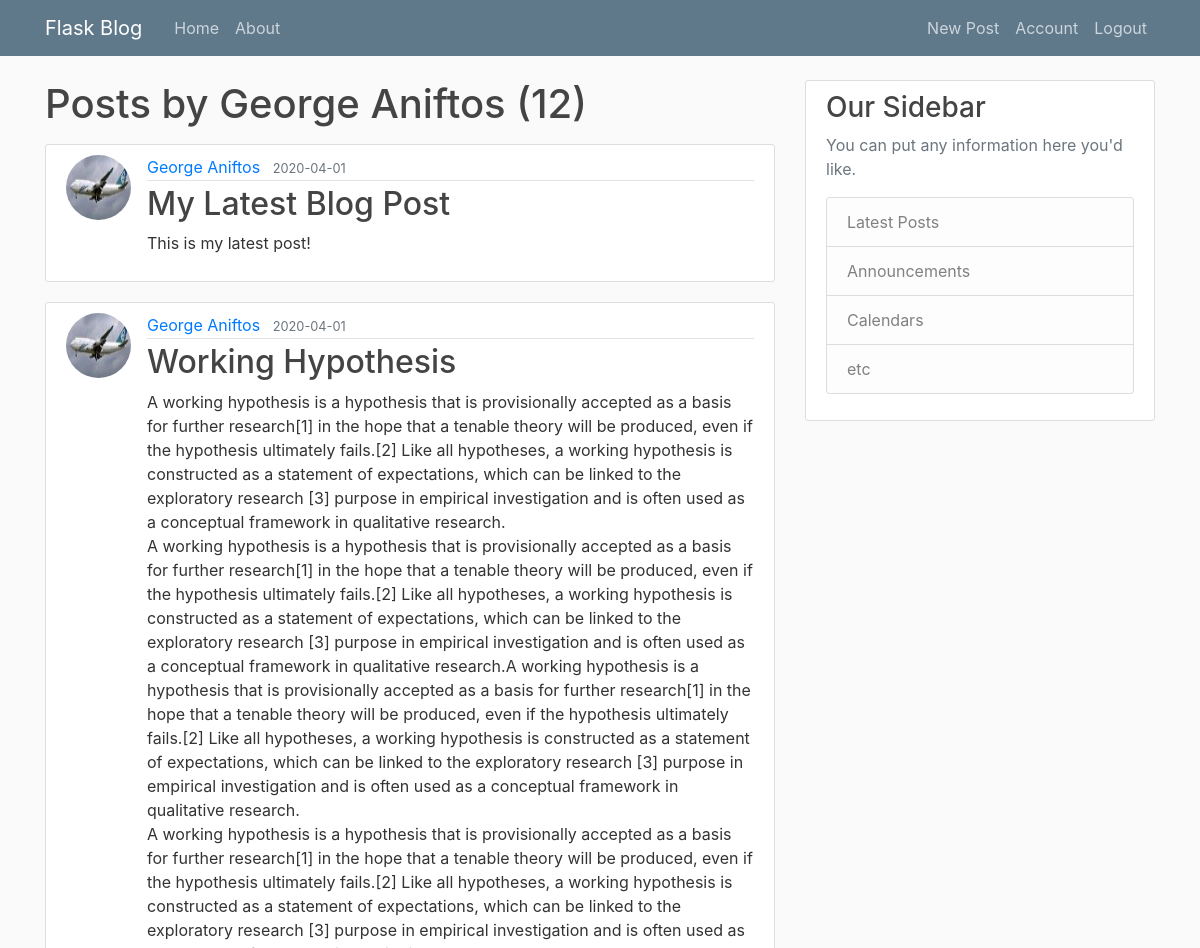
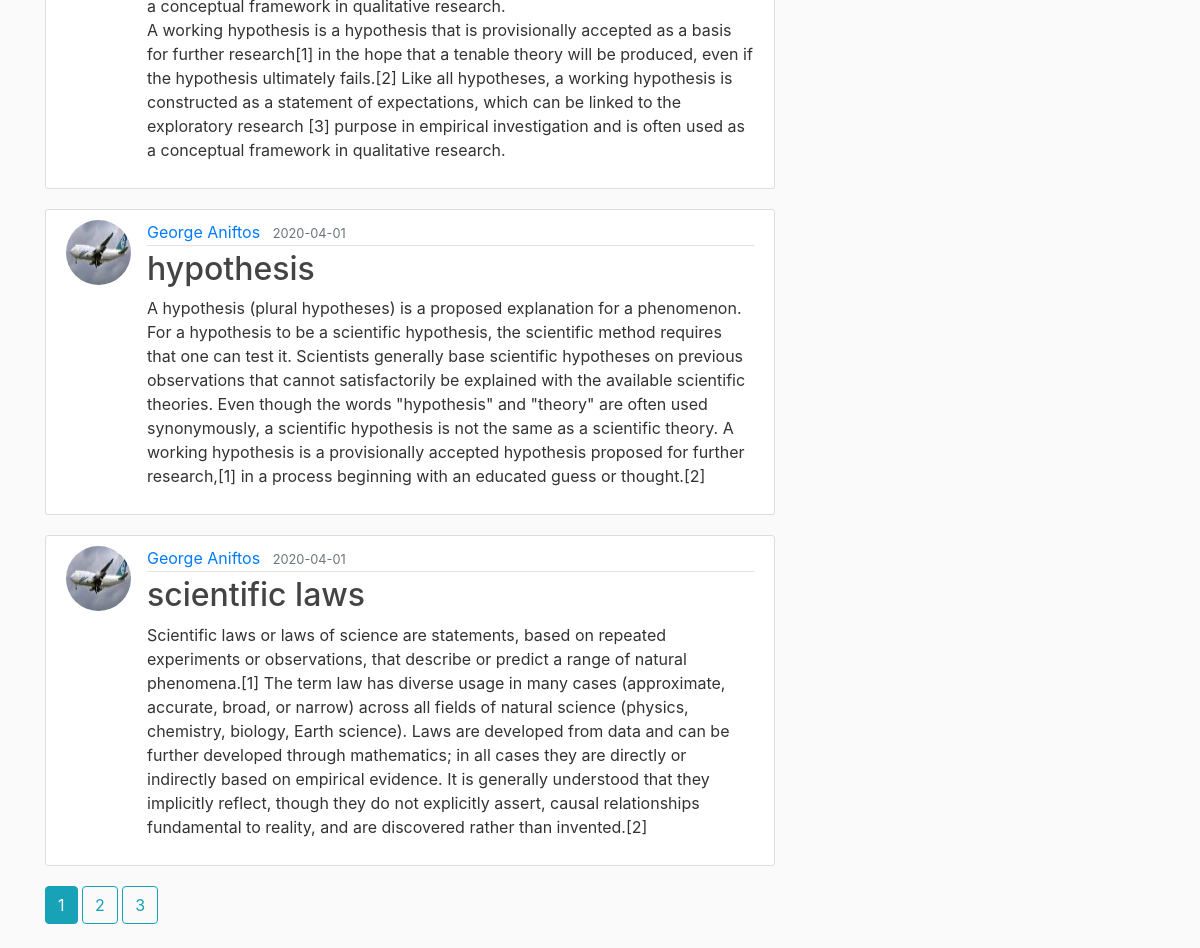
Page /user/George Aniftos (signed in) on the committed database (2 pictures, top to bottom).
### flaskblog/models.py (models this page shows, shortened)
class User(db.Model, UserMixin): #Each class is an individual table on the database with the name of "user" (lowercase)
    id = db.Column(db.Integer, primary_key = True) #primary key means a unique id for a user
    username = db.Column(db.String(20), unique = True, nullable = False) #unique means again same us above, cant be empty
    email = db.Column(db.String(120), unique = True, nullable = False)
    image_file = db.Column(db.String(20), nullable = False, default = 'default.jpg') #no unique = True because there is going to be a default picture
    password = db.Column(db.String(60), nullable = True) #generate hash of 60 characters
    posts = db.relationship('Post', backref='author', lazy = True) #defines a relationship not a column!
    '''Our post attritube has relationship to the Post model(class).
    Backref (is like creating a new column but not actuall) and uses the author attribute to get the user who created the post!
    Lazy defines when to pull all the posts data from that specific user. '''

class Post(db.Model): #Each class is an individual table on the database with the name "post" (lowercase)
    id = db.Column(db.Integer, primary_key = True) #unique post
    title = db.Column(db.String(100), nullable = False)
    date_posted = db.Column(db.DateTime, nullable = False, default = datetime.utcnow)
    content = db.Column(db.Text, nullable = False)
    user_id = db.Column(db.Integer, db.ForeignKey('user.id'), nullable=False) # specify is a foreign key.

### flaskblog/users/routes.py (the view)
@users.route("/user/<string:username>")
def user_posts(username):
    page = request.args.get('page', 1, type=int)
    user = User.query.filter_by(username=username).first_or_404() #get the first user with this username
    posts = Post.query.filter_by(author=user)\
        .order_by(Post.date_posted.desc())\
        .paginate(page = page, per_page=4) #grab all posts from database
    return render_template('user_posts.html', posts = posts, user=user)

### flaskblog/models.py (called while the page is built)
@login_manager.user_loader
def load_user(user_id):
    return User.query.get(int(user_id))

### flaskblog/templates/user_posts.html
{% extends 'layout.html' %}
{% block content %}
    <h1 class="mb-3">Posts by {{ user.username }} ({{ posts.total }})</h1>
    {% for post in posts.items %}
        <article class="media content-section">
            <img class="rounded-circle article-img" src="{{ url_for('static', filename='profile_pics/'+ post.author.image_file) }}">
            <div class="media-body">
                <div class="article-metadata">
                    <a class="mr-2" href="{{ url_for('users.user_posts', username=post.author.username) }}">{{ post.author.username }}</a>
                    <small class="text-muted">{{ post.date_posted.strftime('%Y-%m-%d') }}</small>
                </div>
                <h2><a class="article-title" href="{{ url_for('posts.post', post_id=post.id) }}">{{ post.title }}</a></h2>
                <p class="article-content">{{ post.content }}</p>
            </div>
        </article>
    {% endfor %}
    {% for page_num in posts.iter_pages(left_edge=1, right_edge=1, left_current=1, right_current = 2) %}
        {% if page_num %}
            {% if posts.page == page_num %}
                <a class="btn btn-info mb-4" href="{{ url_for('users.user_posts', username=user.username, page=page_num) }}">{{ page_num }}</a>
            {% else %}
                <a class="btn btn-outline-info mb-4" href="{{ url_for('users.user_posts', username=user.username, page=page_num) }}">{{ page_num }}</a>
            {% endif %}
        {% else %}
        ...
        {% endif %}
    {% endfor %}
{% endblock content %}

### flaskblog/static/main.css (style rules this page uses)
body { background: #fafafa; color: #333333; margin-top: 5rem; }
h1, h2, h3, h4, h5, h6 { color: #444444; }
.content-section { background: #ffffff; padding: 10px 20px; border: 1px solid #dddddd; border-radius: 3px; margin-bottom: 20px; }
.article-title { color: #444444; }
.article-content { white-space: pre-line; }
.article-img { height: 65px; width: 65px; margin-right: 16px; }
.article-metadata { padding-bottom: 1px; margin-bottom: 4px; border-bottom: 1px solid #e3e3e3 }

### rows in the picture
User: username "George Aniftos"
Post: image_file (picture), author.username "George Aniftos", date_posted "2020-04-01", title "My Latest Blog Post", content "This is my latest post!"
Post: image_file (picture), author.username "George Aniftos", date_posted "2020-04-01", title "Working Hypothesis", content "A working hypothesis is a hypothesis that is provisionally accepted as a basis for further research[1] in the hope that a tenable theory will be produced, even if the hypothesis ultimately fails.[2] Like all hypotheses, a working hypothesis is constructed as a statement of expectations, which can be linked to the exploratory research [3] purpose in empirical investigation and is often used as a conceptual framework in qualitative research. A working hypothesis is a hypothesis that is provisionally accepted as a basis for further research[1] in the hope that a tenable theory will be produced, even if the hypothesis ultimately fails.[2] Like all hypotheses, a working hypothesis is constructed…"
Post: image_file (picture), author.username "George Aniftos", date_posted "2020-04-01", title "hypothesis", content "A hypothesis (plural hypotheses) is a proposed explanation for a phenomenon. For a hypothesis to be a scientific hypothesis, the scientific method requires that one can test it. Scientists generally base scientific hypotheses on previous observations that cannot satisfactorily be explained with the available scientific theories. Even though the words \"hypothesis\" and \"theory\" are often used synonymously, a scientific hypothesis is not the same as a scientific theory. A working hypothesis is a provisionally accepted hypothesis proposed for further research,[1] in a process beginning with an educated guess or thought.[2]"
Post: image_file (picture), author.username "George Aniftos", date_posted "2020-04-01", title "scientific laws", content "Scientific laws or laws of science are statements, based on repeated experiments or observations, that describe or predict a range of natural phenomena.[1] The term law has diverse usage in many cases (approximate, accurate, broad, or narrow) across all fields of natural science (physics, chemistry, biology, Earth science). Laws are developed from data and can be further developed through mathematics; in all cases they are directly or indirectly based on empirical evidence. It is generally understood that they implicitly reflect, though they do not explicitly assert, causal relationships fundamental to reality, and are discovered rather than invented.[2]"

### other values in the picture
{{ posts.total }} "12"
{{ page_num }} "1"
{{ page_num }} "2" "3"
